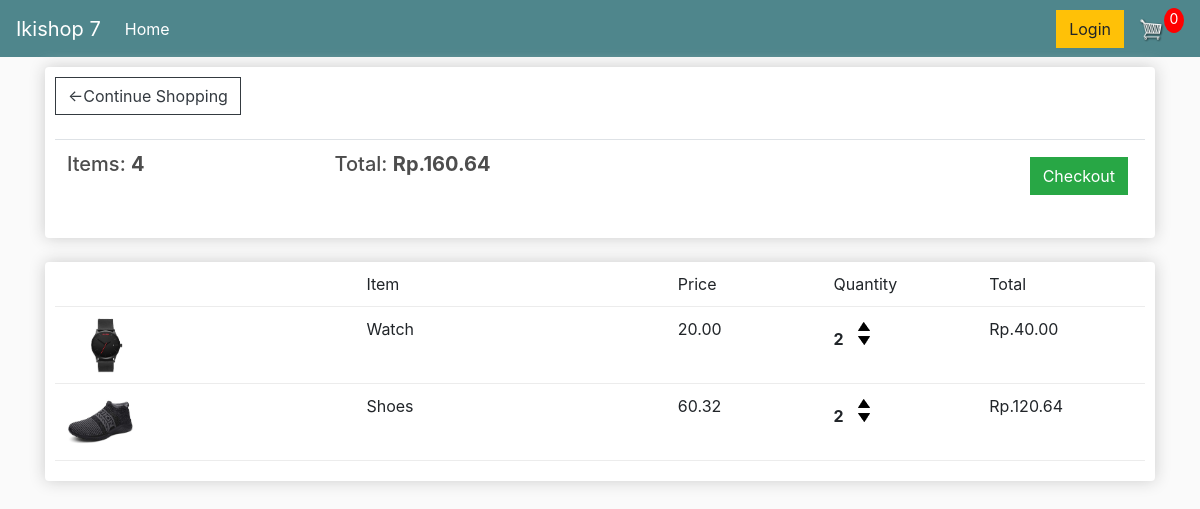
The app's page /cart/ (signed in) with its own data.
### store/models.py (models this page shows, shortened)
class Order(models.Model):
    customer = models.ForeignKey(Customer, on_delete=models.SET_NULL, null=True, blank=True)
    date_ordered = models.DateTimeField(auto_now_add=True)
    complete = models.BooleanField(default=False)
    transaction_id = models.CharField(max_length=100, null=True)
    @property
    def get_cart_total(self):
        orderitems = self.orderitem_set.all()
        total = sum([item.get_total for item in orderitems])
        return total
    @property
    def get_cart_items(self):
        orderitems = self.orderitem_set.all()
        total = sum([item.quantity for item in orderitems])
        return total

class OrderItem(models.Model):
    product = models.ForeignKey(Product, on_delete=models.SET_NULL, null=True)
    order = models.ForeignKey(Order, on_delete=models.SET_NULL, null=True)
    quantity = models.IntegerField(default=0, null=True, blank=True)
    date_added = models.DateTimeField(auto_now_add=True)
    @property
    def get_total(self):
        total = self.product.price * self.quantity
        return total

class Product(models.Model):
    name = models.CharField(max_length=200)
    price = models.FloatField()
    digital = models.BooleanField(default=False, null=True, blank=True)
    image = models.ImageField(null=True, blank=True)
    def imageURL(self):
        try:
            url = self.image.url
        except:
            url = ''
        return url

### store/views.py (the view)
# urls.py: path('cart/', views.cart, name='cart'),
def cart(request):
    if request.user.is_authenticated:
        customer = request.user.customer
        order, created = Order.objects.get_or_create(customer=customer, complete=False)
        items = order.orderitem_set.all()
    else:
        items = []
        order = {'get_cart_total':0, 'get_cart_item':0}
    context = {
        'items':items,
        'order':order
    }
    return  render(request, 'store/cart.html', context)

### store/templates/store/cart.html
{% extends 'store/main.html' %}
{% load static %}
{% block content %}
<div class="row">
    <div class="col-lg-12">
        <div class="box-element">
            <a href="{% url 'store' %}" class="btn btn-outline-dark">&#x2190;Continue Shopping</a>
            <br>
            <br>
            <table class="table">
                <tr>
                    <th><h5>Items: <strong>{{ order.get_cart_items }}</strong></h5></th>
                    <th><h5>Total: <strong>Rp.{{ order.get_cart_total|floatformat:2 }}</strong></h5></th>
                    <th>
                        <a style="float:right; margin: 5px" href="{% url 'checkout' %}" class="btn btn-success">Checkout</a>
                    </th>
                </tr>
            </table>
        </div>
        <br>
        <div class="box-element">
            <div class="cart-row">
                <div style="flex: 2"></div>
                <div style="flex: 2">Item</div>
                <div style="flex: 1">Price</div>
                <div style="flex: 1">Quantity</div>
                <div style="flex: 1">Total</div>
            </div>
            {% for item in items %}
            <div class="cart-row">
                <div style="flex: 2"><img src="{{ item.product.imageURL }}" alt="" class="row-image"></div>
                <div style="flex: 2"><p>{{ item.product.name }}</p></div>
                <div style="flex: 1"><p>{{ item.product.price|floatformat:2 }}</p></div>
                <div style="flex: 1">
                    <p class="quantity">{{ item.quantity }}</p>
                    <div class="quantity">
                        <img src="{% static 'images/arrow-up.png' %}" alt="" class="chg-quantity">
                        <img src="{% static 'images/arrow-down.png' %}" alt="" class="chg-quantity">
                    </div>
                </div>
                <div style="flex: 1"><p>Rp.{{ item.get_total|floatformat:2 }}</p></div>
            </div>
            {% endfor %}
        </div>
    </div>
</div>
{% endblock content %}

### static/css/main.css (style rules this page uses)
body { background-color: hsl(0, 0%, 98%); }
h1,h2,h3,h4,h5,h6 { color:hsl(0, 0%, 30%); }
.box-element { box-shadow:hsl(0, 0%, 80%) 0 0 16px; background-color: #fff; border-radius: 4px; padding: 10px; }
.col-lg-4, .col-lg-6, .col-lg-8, .col-lg-12 { margin-top: 10px; }
.btn { border-radius: 0; }
.row-image { width: 100px; }
.cart-row { display: flex; align-items: flex-stretch; padding-bottom: 10px; margin-bottom: 10px; border-bottom: 1px solid #ececec; }
.quantity { display: inline-block; font-weight: 700; padding-right:10px; }
.chg-quantity { width: 12px; cursor: pointer; display: block; margin-top: 5px; transition:.1s; }

### records on screen
Order: get_cart_items "4", get_cart_total "160.64"
OrderItem: product.imageURL (picture), product.name "Watch", product.price "20.00", quantity "2", get_total "40.00"
OrderItem: product.imageURL (picture), product.name "Shoes", product.price "60.32", quantity "2", get_total "120.64"
